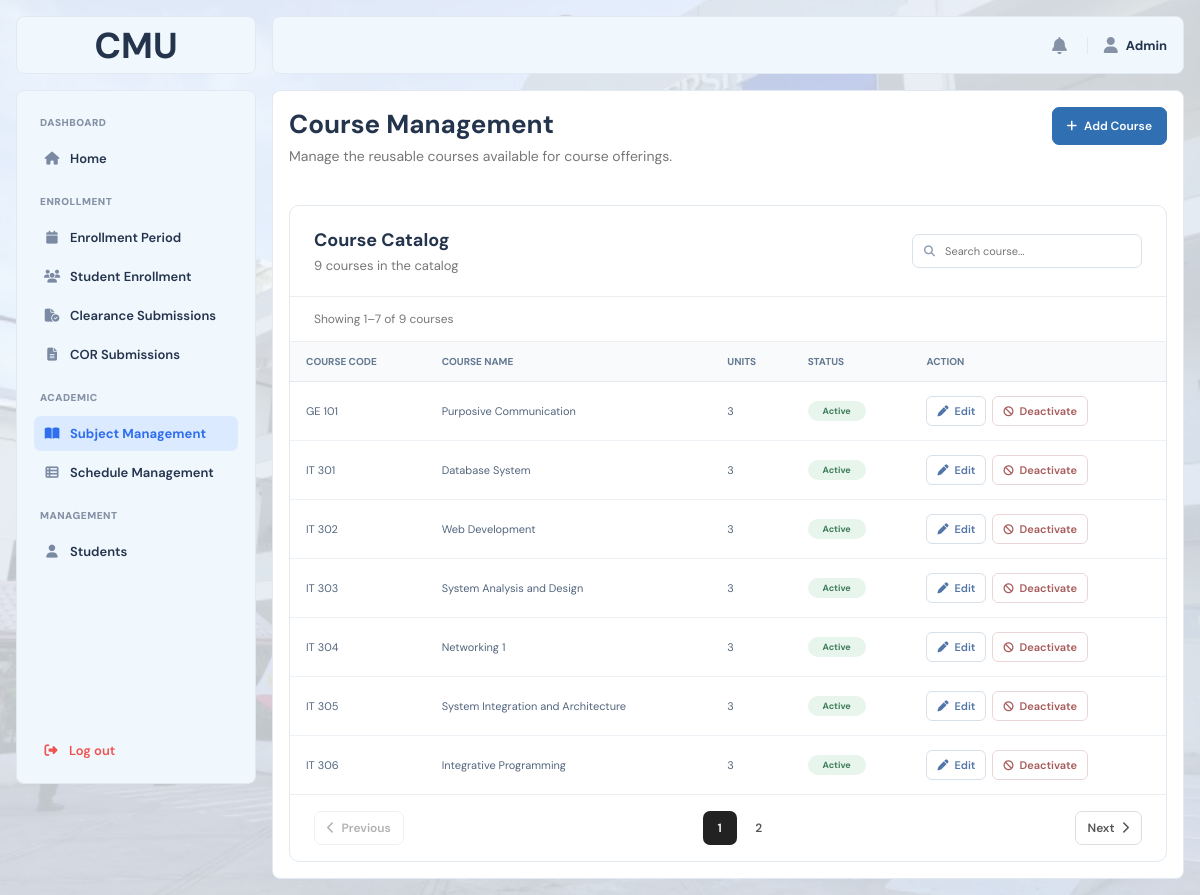
The page /frontend/pages/admin/course_management.php (signed in) on the database as committed earlier.
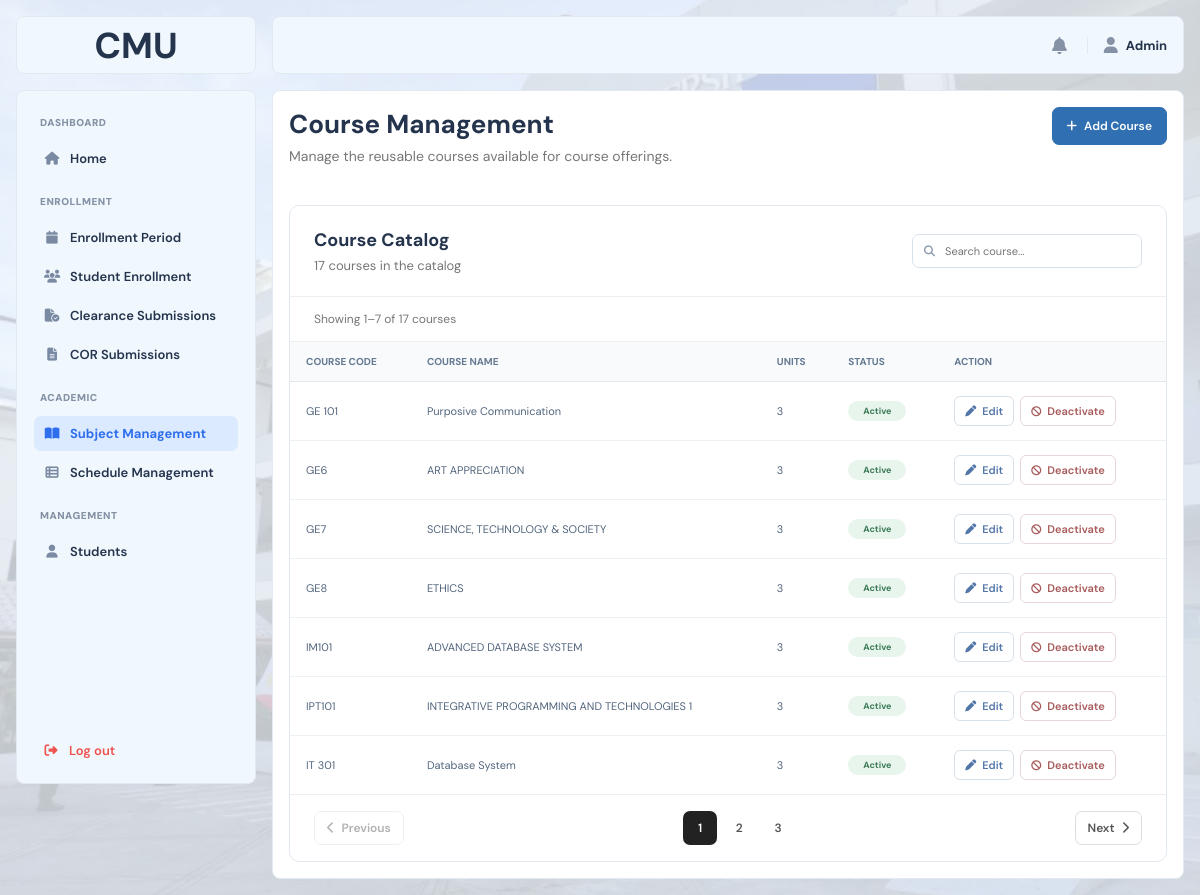
The same page on the database as committed later.
### tables this page shows
CREATE TABLE `courses` (
  `course_id` int(10) UNSIGNED NOT NULL,
  `course_code` varchar(50) NOT NULL,
  `course_name` varchar(150) NOT NULL,
  `units` int(11) NOT NULL DEFAULT 3,
  `is_active` tinyint(1) NOT NULL DEFAULT 1,
  `created_at` datetime NOT NULL DEFAULT current_timestamp(),
  `updated_at` datetime NOT NULL DEFAULT current_timestamp() ON UPDATE current_timestamp()
);

### frontend/pages/admin/course_management.php (the view, shortened to what the changed rows need)
<?php
require_once dirname(__DIR__, 3) . '/backend/bootstrap.php';
$currentPage = 'course_management';
$coursesPerPage = 7;
$currentCoursePage = max(
    1,
    (int) ($_GET['course_page'] ?? 1)
);
$search = trim($_GET['search'] ?? '');
$result = $conn->query(
    'SELECT COUNT(*) AS total
     FROM courses'
);
$totalCourses = 0;
if ($result) {
    $row = $result->fetch_assoc();
    $totalCourses =
        (int) ($row['total'] ?? 0);
}
if ($search !== '') {
    $countStmt = $conn->prepare(
        'SELECT COUNT(*) AS total
         FROM courses
         WHERE
            course_code LIKE ?
            OR course_name LIKE ?'
    );
    $searchValue = '%' . $search . '%';
    $countStmt->bind_param(
        'ss',
        $searchValue,
        $searchValue
    );
} else {
    $countStmt = $conn->prepare(
        'SELECT COUNT(*) AS total
         FROM courses'
    );
}
$countStmt->execute();
$countResult =
    $countStmt->get_result()->fetch_assoc();
$totalFilteredCourses =
    (int) ($countResult['total'] ?? 0);
$totalCoursePages = max(
    1,
    (int) ceil(
        $totalFilteredCourses /
        $coursesPerPage
    )
);
$currentCoursePage = min(
    $currentCoursePage,
    $totalCoursePages
);
$courseOffset =
    ($currentCoursePage - 1) *
    $coursesPerPage;
if ($search !== '') {
    $stmt = $conn->prepare(
        'SELECT
            course_id,
            course_code,
            course_name,
            units,
            is_active
         FROM courses
         WHERE
            course_code LIKE ?
            OR course_name LIKE ?
         ORDER BY
            is_active DESC,
            course_code ASC
         LIMIT ? OFFSET ?'
    );
    $stmt->bind_param(
        'ssii',
        $searchValue,
        $searchValue,
        $coursesPerPage,
        $courseOffset
    );
} else {
    $stmt = $conn->prepare(
        'SELECT
            course_id,
            course_code,
            course_name,
            units,
            is_active
         FROM courses
         ORDER BY
            is_active DESC,
            course_code ASC
         LIMIT ? OFFSET ?'
    );
    $stmt->bind_param(
        'ii',
        $coursesPerPage,
        $courseOffset
    );
}
$stmt->execute();
$courses =
    $stmt->get_result()->fetch_all(MYSQLI_ASSOC);
?>
<!DOCTYPE html>
<html lang="en">
<head>
    <link
        rel="stylesheet"
        href="<?= BASE_URL ?>frontend/assets/css/main.css"
    >
    <link
        rel="stylesheet"
        href="<?= BASE_URL ?>frontend/assets/css/admin.css"
    >
    <link
        rel="stylesheet"
        href="https://cdnjs.cloudflare.com/ajax/libs/font-awesome/6.5.2/css/all.min.css"
    >
</head>
<body>
<div class="layout">
    <?php require FRONTEND_PATH . 'includes/admin_sidebar.php'; ?>
    <div class="main">
        <div class="content">
            <section class="admin-student-enrollment-header">
                <div>
                    <h1>Course Management</h1>
                </div>
            </section>
            <section class="course-management-card">
                <div class="admin-student-enrollment-card-header">
                    <div>
                        <h2>Course Catalog</h2>
                        <p>
                            <?= e($totalCourses) ?> courses in the catalog
                        </p>
                    </div>
                </div>
                <div class="course-management-table-wrap" id="courseResults">
                    <?php if ($totalFilteredCourses > 0): ?>
                        <?php
                        $displayStart =
                            $courseOffset + 1;
                        $displayEnd = min(
                            $courseOffset + $coursesPerPage,
                            $totalFilteredCourses
                        );
                        ?>
                        <div class="admin-cor-table-info">
                            <span>
                                Showing <?= $displayStart ?>–<?= $displayEnd ?>
                                of <?= $totalFilteredCourses ?> courses
                            </span>
                        </div>
                    <?php endif; ?>
                    <table class="course-management-table">
                        <thead>
                            <tr>
                                <th>Course Code</th>
                                <th>Course Name</th>
                                <th>Units</th>
                                <th>Status</th>
                                <th>Action</th>
                            </tr>
                        </thead>
                        <tbody id="courseTableBody">
                            <?php if (empty($courses)): ?>
                                <tr>
                                    <td
                                        colspan="5"
                                        class="course-management-empty"
                                    >
                                        No courses found.
                                    </td>
                                </tr>
                            <?php else: ?>
                                <?php foreach ($courses as $course): ?>
                                    <tr>
                                        <td>
                                            <?= e($course['course_code']) ?>
                                        </td>
                                        <td>
                                            <?= e($course['course_name']) ?>
                                        </td>
                                        <td>
                                            <?= e($course['units']) ?>
                                        </td>
                                        <td>
                                            <?php if ((int) $course['is_active'] === 1): ?>
                                                <span class="course-status active">
                                                    Active
                                                </span>
                                            <?php else: ?>
                                                <span class="course-status inactive">
                                                    Inactive
                                                </span>
                                            <?php endif; ?>
                                        </td>
                                        <td>
                                            <div class="course-management-actions">
                                                <button
                                                    type="button"
                                                    class="course-management-edit-button"
                                                    data-course-id="<?= e($course['course_id']) ?>"
                                                >
                                                    <i class="fa-solid fa-pen"></i>
                                                    Edit
                                                </button>
                                                <?php if ((int) $course['is_active'] === 1): ?>
                                                    <button
                                                        type="button"
                                                        class="course-management-status-button is-deactivate"
                                                        data-course-id="<?= e($course['course_id']) ?>"
                                                        data-action="deactivate"
                                                    >
                                                        <i class="fa-solid fa-ban"></i>
                                                        Deactivate
                                                    </button>
                                                <?php endif; ?>
                                            </div>
                                        </td>
                                    </tr>
                                <?php endforeach; ?>
                            <?php endif; ?>
                        </tbody>
                    </table>
                </div>
                <div id="coursePagination">
                <?php if ($totalCoursePages > 1): ?>
                <div class="admin-student-enrollment-pagination">
                    <div class="admin-student-enrollment-page-numbers">
                        <?php for (
                            $pageNumber = 1;
                            $pageNumber <= $totalCoursePages;
                            $pageNumber++
                        ): ?>
                            <a
                                href="<?= e(
                                    BASE_URL
                                    . '?page=course_management'
                                    . '&search=' . urlencode($search)
                                    . '&course_page='
                                    . $pageNumber
                                ) ?>"
                                class="<?= $pageNumber === $currentCoursePage
                                    ? 'active'
                                    : '' ?>"
                            >
                                <?= $pageNumber ?>
                            </a>
                        <?php endfor; ?>
                    </div>
                </div>
            <?php endif; ?>
                </div>
            </section>
        </div>
    </div>
</div>
</body>
</html>

### frontend/includes/admin_sidebar.php (shortened to what the changed rows need)
<?php
if (!function_exists('e')) {
    function e($value)
    {
        return htmlspecialchars(
            (string) $value,
            ENT_QUOTES,
            'UTF-8'
        );
    }
}
$currentPage = $currentPage ?? '';
$sidebarPagesUrl = BASE_URL;
$sidebarMenu = [
    [
        'title' => 'Enrollment',
        'items' => [
            ['key' => 'enrollment_period', 'label' => 'Enrollment Period', 'icon' => 'fa-calendar', 'link' => '?page=enrollment_period'],
            ['key' => 'student_enrollment', 'label' => 'Student Enrollment', 'icon' => 'fa-users', 'link' => '?page=student_enrollment'],
            ['key' => 'clearance_submissions', 'label' => 'Clearance Submissions', 'icon' => 'fa-file-circle-check', 'link' => '?page=clearance_submissions'
            ],
            ['key' => 'cor_submissions', 'label' => 'COR Submissions', 'icon' => 'fa-file-lines', 'link' => '?page=cor_submissions'],
        ],
    ],
    [
        'title' => 'Academic',
        'items' => [
            ['key' => 'course_management',     'label' => "Subject Management",  'icon' => 'fa-book-open', 'link' => '?page=course_management'],
            ['key' => 'course_offerings',     'label' => "Schedule Management",  'icon' => 'fa-table-list', 'link' => '?page=course_offerings'],
        ],
    ],
    [
        'title' => 'Management',
        'items' => [
            ['key' => 'student_management',  'label' => 'Students', 'icon' => 'fa-user', 'link' => '?page=student_management'],
        ],
    ],
];
?>
<aside class="sidebar" id="sidebar">
    <nav class="menu">
        <p class="menu-title">Dashboard</p>
        <a href="<?= e($sidebarPagesUrl) ?>?page=admin_home" class="menu-link <?= $currentPage === 'admin_home' ? 'active' : '' ?>">
            <i class="fa-solid fa-house"></i>
            Home
        </a>
        <?php foreach ($sidebarMenu as $section): ?>
            <p class="menu-title"><?= e($section['title']) ?></p>
            <?php foreach ($section['items'] as $item): ?>
                <a href="<?= e($sidebarPagesUrl . $item['link']) ?>"
                   class="menu-link <?= $currentPage === $item['key'] ? 'active' : '' ?>">
                    <i class="fa-solid <?= e($item['icon']) ?>"></i>
                    <?= e($item['label']) ?>
                </a>
            <?php endforeach; ?>
        <?php endforeach; ?>
    </nav>
</aside>

Rows that differ between the two databases and show on the page:
no longer on this page (row unchanged): courses: course_code "IT 302", course_name "Web Development", units "3", is_active "Active"
no longer on this page (row unchanged): courses: course_code "IT 303", course_name "System Analysis and Design", units "3", is_active "Active"
no longer on this page (row unchanged): courses: course_code "IT 304", course_name "Networking 1", units "3", is_active "Active"
no longer on this page (row unchanged): courses: course_code "IT 305", course_name "System Integration and Architecture", units "3", is_active "Active"
no longer on this page (row unchanged): courses: course_code "IT 306", course_name "Integrative Programming", units "3", is_active "Active"
added courses: course_code "GE6", course_name "ART APPRECIATION", units "3", is_active "Active"
added courses: course_code "GE7", course_name "SCIENCE, TECHNOLOGY & SOCIETY", units "3", is_active "Active"
added courses: course_code "GE8", course_name "ETHICS", units "3", is_active "Active"
added courses: course_code "IM101", course_name "ADVANCED DATABASE SYSTEM", units "3", is_active "Active"
added courses: course_code "IPT101", course_name "INTEGRATIVE PROGRAMMING AND TECHNOLOGIES 1", units "3", is_active "Active"
Other text that changed with them:
$totalCourses: "9" → "17"
$totalFilteredCourses: "9" → "17"
new list line: "3"
